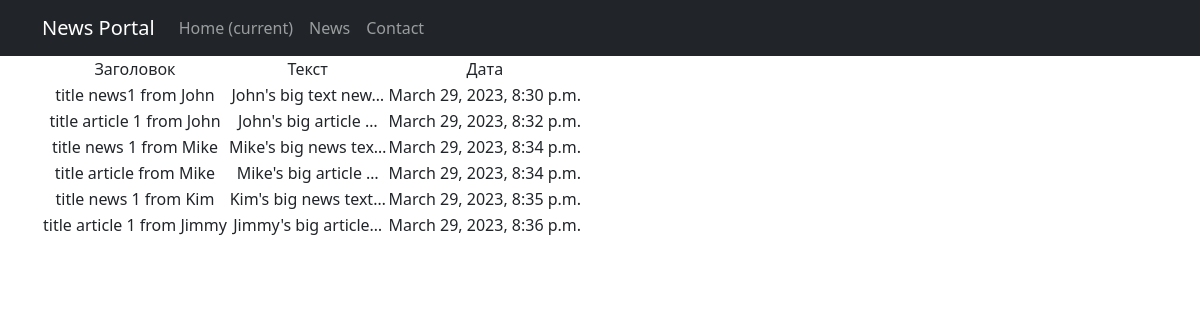
Page /news/ on the committed database.
### news_paper/models.py (models this page shows, shortened)
class Post(models.Model):
    author = models.ForeignKey(Author, on_delete=models.CASCADE)
    NEWS = 'NW'
    ARTICLE = 'AR'
    CATEGORY_CHOICES = (
        (NEWS, 'Новость'),
        (ARTICLE, 'Статья')
    )
    categoryType = models.CharField(max_length=2, choices=CATEGORY_CHOICES, default=NEWS)
    dateCreation = models.DateTimeField(auto_now_add=True,)
    postCategory = models.ManyToManyField(Category, through='PostCategory')
    title = models.CharField(max_length=64, )
    text = models.TextField()
    rating = models.SmallIntegerField(default=0)

### news_paper/views.py (the view)
# urls.py: path('', PostList.as_view()),
class PostList(ListView):
    model = Post
    context_object_name = 'post'

### news_paper/templates/news_paper/post_list.html (shortened to what this page needs)
{% extends 'news_paper/default.html' %}
{% block content %}
{% if post %}
    <table>
        <tr>
            <td>Заголовок</td>
            <td>Текст</td>
            <td>Дата</td>
        </tr>
        {% for p in post %}
        <tr>
            <td>{{p.title}}</td>
            <td>{{p.text|truncatechars:20}}</td>
            <td>{{p.dateCreation}}</td>
        </tr>
        {% endfor %}
    </table>
{% else %}
    <td>Нет публикаций</td>
{% endif %}
{% endblock content%}

### news_paper/templates/news_paper/default.html (shortened to what this page needs)
<!DOCTYPE html>
<html lang="en">
    <head>
        {% load static %}
        <link href="{% static 'css/styles.css' %}" rel="stylesheet" />
    </head>
    <body>
        <nav class="navbar navbar-expand-lg navbar-dark bg-dark static-top">
           <div class="container">
               <a class="navbar-brand" href="#">News Portal</a>
               <div class="collapse navbar-collapse" id="navbarResponsive">
                   <ul class="navbar-nav ml-auto">
                       <li class="nav-item active">
                           <a class="nav-link" href="#">Home
                               <span class="sr-only">(current)</span>
                           </a>
                       </li>
                       <li class="nav-item">
                           <a class="nav-link" href="/news/">News</a>
                       </li>
                       <li class="nav-item">
                           <a class="nav-link" href="/contact/">Contact</a>
                       </li>
                   </ul>
               </div>
           </div>
        </nav>
        <div class = 'container'>
            <div class = 'row'>
                <div class = 'col-lg-12 text-center'>
                    {% block content %}{% endblock content %}
                </div>
            </div>
        </div>
    </body>
</html>

### rows in the picture
Post: title "title news1 from John", text "John's big text new…", dateCreation "March 29, 2023, 8:30 p.m."
Post: title "title article 1 from John", text "John's big article …", dateCreation "March 29, 2023, 8:32 p.m."
Post: title "title news 1 from Mike", text "Mike's big news tex…", dateCreation "March 29, 2023, 8:34 p.m."
Post: title "title article from Mike", text "Mike's big article …", dateCreation "March 29, 2023, 8:34 p.m."
Post: title "title news 1 from Kim", text "Kim's big news text…", dateCreation "March 29, 2023, 8:35 p.m."
Post: title "title article 1 from Jimmy", text "Jimmy's big article…", dateCreation "March 29, 2023, 8:36 p.m."
